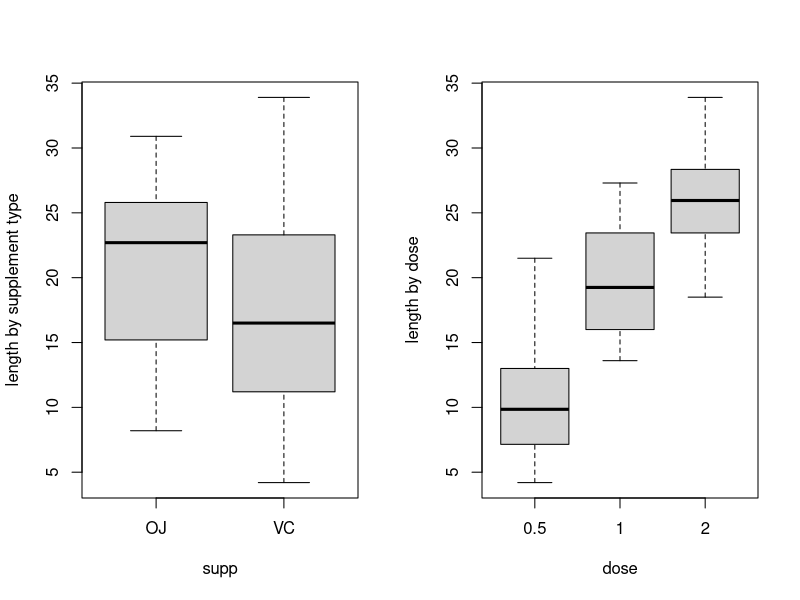

Source code (R):
## ---- chunk 1
data("ToothGrowth")
str(ToothGrowth)
summary(ToothGrowth)
## ---- chunk 2
cat("Count of observations:")
table(ToothGrowth$supp, ToothGrowth$dose)
## ---- chunk 3
# mean of length by supplement type
tapply(ToothGrowth$len, INDEX = ToothGrowth$supp, FUN = mean)

# mean of length by dose
tapply(ToothGrowth$len, INDEX = ToothGrowth$dose, FUN = mean)

# mean of length by combinations of supplement and dose
xtabs(len/10 ~ supp + dose, data = ToothGrowth)
## ---- chunk 4
par(mfrow = c(1,2))
boxplot(len ~ supp, data = ToothGrowth, ylab = "length by supplement type")
boxplot(len ~ dose, data = ToothGrowth, ylab = "length by dose")
## ---- chunk 5
t <- t.test(len ~ supp, data = ToothGrowth)
t$conf[1:2]
t$p.value
## ---- chunk 6
 # 90% confidence interval
t.test(len ~ supp, data = ToothGrowth, conf.level = 0.90)$conf[1:2]

# one sided alternative hypothesis
t.test(len ~ supp, data = ToothGrowth, alternative = "greater")$conf[1:2]
## ---- chunk 7
t1 <- with(ToothGrowth, t.test(len[dose == 0.5], len[dose == 1])) # .5 vs 1
t2 <- with(ToothGrowth, t.test(len[dose == 0.5], len[dose == 2])) # .5 vs 2
t3 <- with(ToothGrowth, t.test(len[dose == 1], len[dose == 2]))   #  1 vs 2

data.frame(
  comparisons = c(".5 vs 1", ".5 vs 2", " 1 vs 2"),
  interval = rbind(
    round(t1$conf[1:2], digits = 3),
    round(t2$conf[1:2], digits = 3),
    round(t3$conf[1:2], digits = 3)
  ),
  p.values = rbind(
    round(t1$p.value, digits = 5),
    round(t2$p.value, digits = 5),
    round(t3$p.value, digits = 5)
  )
)
